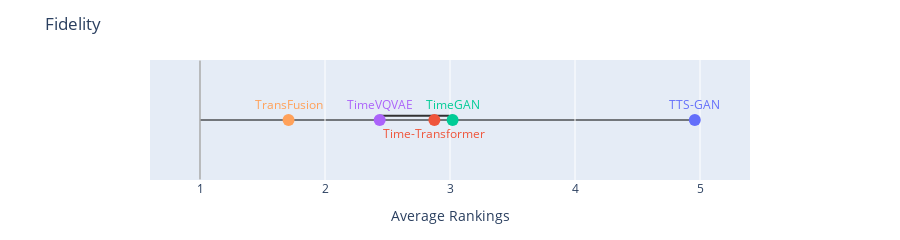

The notebook cell this image was saved under:
### Code cell
connections=[("TimeVQVAE", "TimeGAN")]
plot_average_rankings(df_all.drop(index="JustCopy", level="Method").drop(columns=["PS", "Time"]), title="Fidelity", connections=connections)

### Figure 1 — Plotly figure (JSON) as saved in the notebook; plotly's stock layout.template omitted (floating-point values rounded to 4 significant figures)
{"data": [{"marker": {"color": ["#636EFA", "#EF553B", "#00CC96", "#AB63FA", "#FFA15A", "#19D3F3"], "size": 12}, "mode": "markers+text", "text": ["TTS-GAN", "Time-Transformer", "TimeGAN", "TimeVQVAE", "TransFusion"], "textfont": {"color": ["#636EFA", "#EF553B", "#00CC96", "#AB63FA", "#FFA15A", "#19D3F3"]}, "textposition": ["top center", "bottom center", "top center", "top center", "top center"], "type": "scatter", "x": [4.958, 2.875, 3.021, 2.438, 1.708], "y": [0, 0, 0, 0, 0]}], "layout": {"height": 200, "margin": {"b": 60, "l": 150, "r": 150, "t": 60}, "shapes": [{"layer": "below", "line": {"color": "rgb(50.0,50.0,50.0)", "width": 2}, "type": "line", "x0": 2.438, "x1": 3.021, "y0": 0.07, "y1": 0.07}, {"layer": "below", "line": {"color": "black", "width": 1}, "type": "line", "x0": 1, "x1": 5, "y0": 0, "y1": 0}, {"layer": "below", "line": {"color": "black", "width": 1}, "type": "line", "x0": 1, "x1": 1, "y0": -1, "y1": 1}], "showlegend": false, "title": {"text": "Fidelity"}, "xaxis": {"range": [0.6, 5.4], "showgrid": true, "title": {"text": "Average Rankings"}, "zeroline": false}, "yaxis": {"title": {"text": ""}, "visible": false}}}
